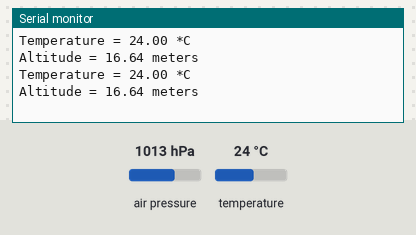
A sketch run on a simulated Arduino Uno, built with avr-gcc and run on an emulated ATmega328P. On the bench: the last lines printed to the serial monitor. The test bench sets the inputs (shaded band); at power-on: air pressure 1013 hPa, temperature 24 °C.

Above: at 1.8 s.
1.9 s: air pressure set to 952 hPa
At 2.8 s:
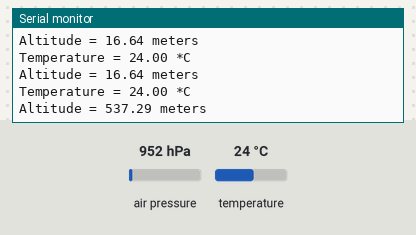
3.4 s: temperature set to 12 °C
At 4.7 s:
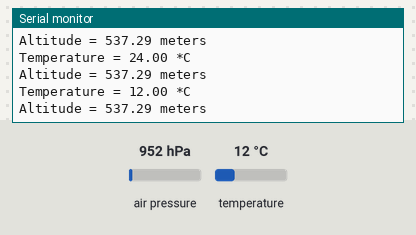
4.9 s: air pressure set to 975 hPa
At 5.9 s:
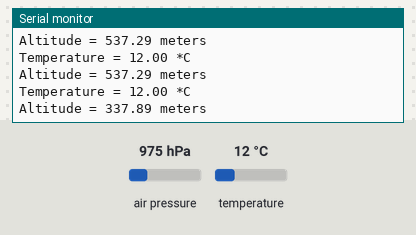
Timing chart, 0 to 7.9 s (numbered marks = the images above; inputs shaded):
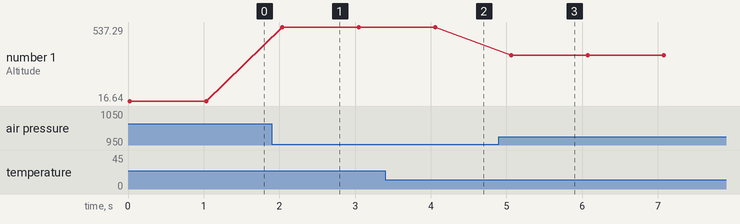

Measured:
- after the input at 1.9 s, the serial monitor: prints a new line after 0.14 s (image 1)
- after the input at 3.4 s, the serial monitor: prints a new line after 0.63 s (image 2)
- after the input at 4.9 s, the serial monitor: prints a new line after 0.16 s (image 3)
- plotted number 1: 16.64 → 537.29 after the input at 1.9 s, 537.29 → 337.89 after the input at 4.9 s

The sketch:

sketch_gx68.ino
```cpp
#include <Wire.h>
#include <Adafruit_BMP085.h>

// Connect VCC of the BMP180 sensor to 3.3V
// Connect GND to Ground
// Connect SCL to i2c clock  thats A5
// Connect SDA to i2c data  thats A4

Adafruit_BMP085 bmp;

void setup()
{
  Serial.begin(9600);
  if (!bmp.begin())
  {
  Serial.println("BMP180 sensor not found");
  while (1) {}
  }
}

void loop() {
    Serial.print("Temperature = ");
    Serial.print(bmp.readTemperature());
    Serial.println(" *C");

    Serial.print("Altitude = ");
    Serial.print(bmp.readAltitude(101500));
    Serial.println(" meters");

    Serial.println();
    delay(1000);
}
```
